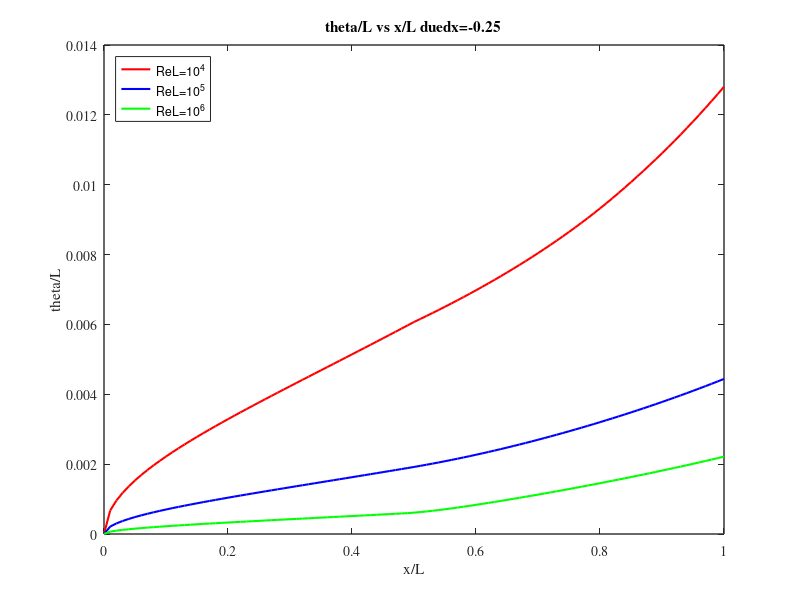
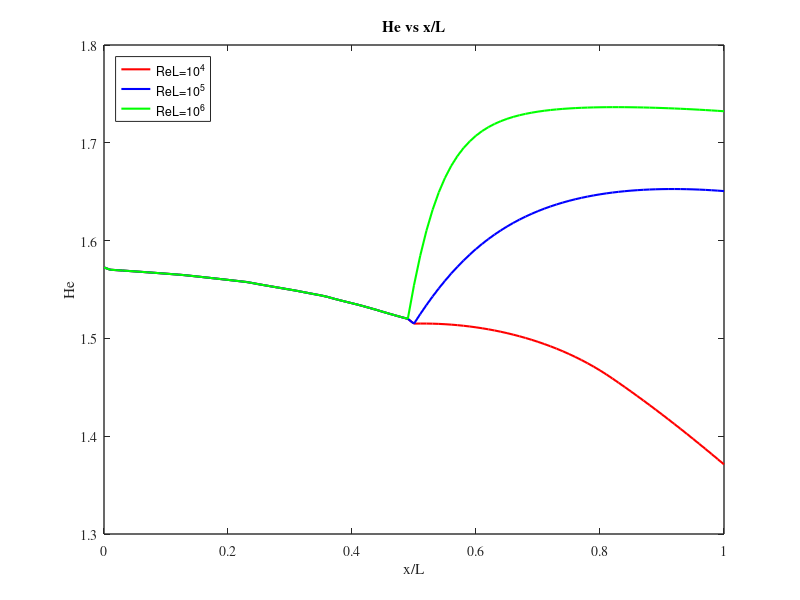

Source code (MATLAB) for these figures, in order:
close 
clear all

He4 = load('He_104_025').He;
He5 = load('He_105_025').He;
He6 = load('He_106_025').He;


theta4 = load('Theta_104_025').theta;
theta5 = load('Theta_105_025').theta;
theta6 = load('Theta_106_025').theta;
x = load('xex6').x;



figure('Name','theta against x Re =10^6 dp/dx = 0');
plot(x,theta4,'-' ,'color','r','linewidth',1.5)
hold on
plot(x,theta5,'-' ,'color','b','linewidth',1.5)
plot(x,theta6,'-' ,'color','g','linewidth',1.5)
xlabel('x/L')
ylabel('theta/L')
set(gca,'Fontn','Times','FontSize',10,'linewidth',1)
title('theta/L vs x/L duedx=-0.25')
legend('ReL=10^4','ReL=10^5','ReL=10^6','location','northwest')
hold off

%print -deps2c ex6w2_c.eps

figure('Name','He against x Re =10^6 dp/dx = 0');
plot(x,He4,'-' ,'color','r','linewidth',1.5)
hold on
plot(x,He5,'-' ,'color','b','linewidth',1.5)
plot(x,He6,'-' ,'color','g','linewidth',1.5)
xlabel('x/L')
ylabel('He')
set(gca,'Fontn','Times','FontSize',10,'linewidth',1)
title('He vs x/L')
legend('ReL=10^4','ReL=10^5','ReL=10^6','location','northwest')
hold off

%print -deps2c ex6w2_d.eps


